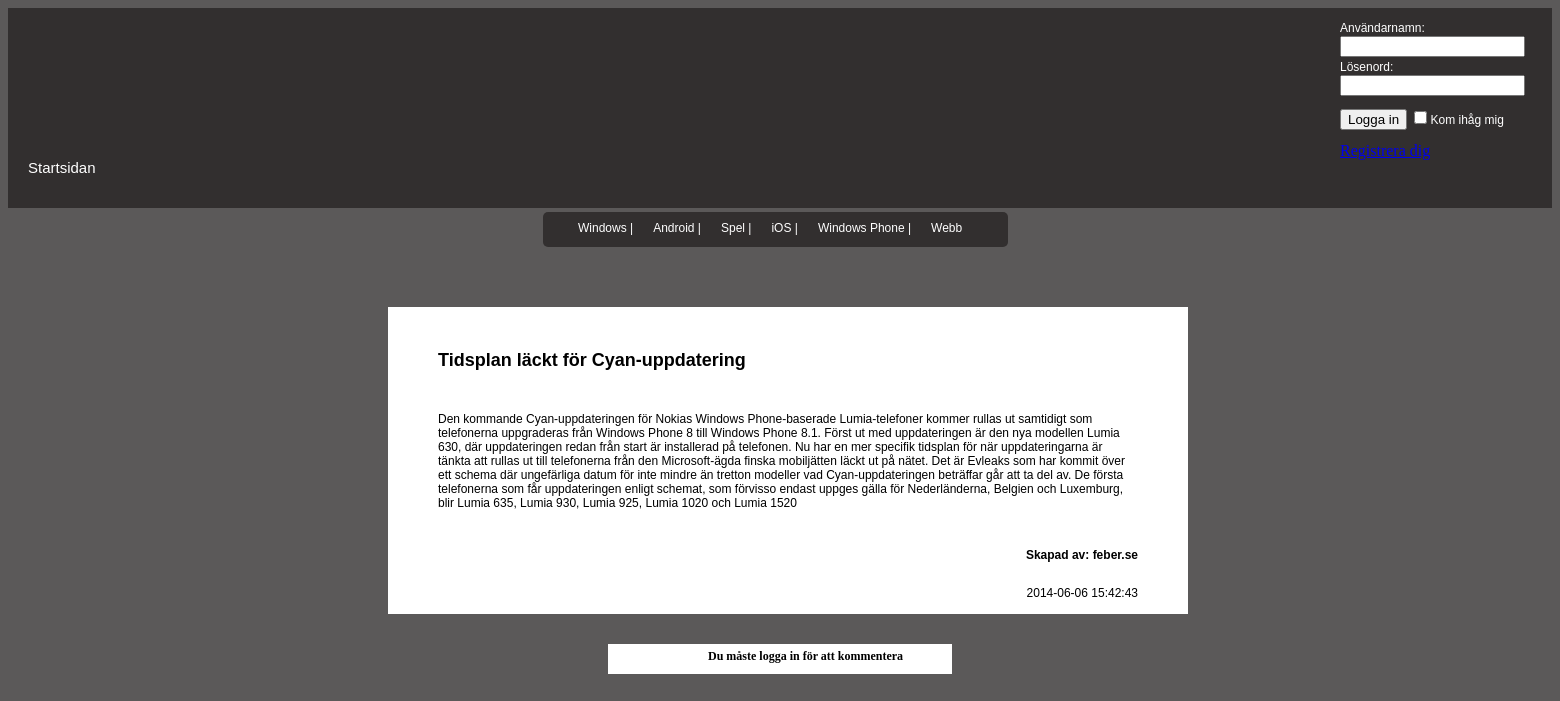
/?Comments&id=42, run on the app's committed database.
### tables this page shows
CREATE TABLE IF NOT EXISTS `posts` (
  `id` int(11) NOT NULL AUTO_INCREMENT,
  `title` varchar(200) NOT NULL,
  `post` text NOT NULL,
  `author` varchar(30) NOT NULL,
  `picture` longblob,
  `date` timestamp NOT NULL DEFAULT CURRENT_TIMESTAMP,
  `category` varchar(50) NOT NULL,
  PRIMARY KEY (`id`),
  KEY `categoryID` (`category`)
);

### Controller/PostsController.php (called while the page is built, shortened)
<?php
require_once 'View/PostsView.php';
require_once 'Model/PostsHandler.php';
class PostsController{
	private $ret = "";
	private $message = "";
	public function DoControll(Database $db){
		$postsHandler = new PostsHandler($db);
		$postsView = new PostsView();
		$loginHandler = new LoginHandler($db);
		$blogposts = $postsHandler->GetPosts();
		if($loginHandler->LoggedInAsAdmin() === true){
				$this->ret = $postsView->CategoryView($blogposts);
				$this->ret .= $postsView->ViewPostsAsAdmin($blogposts);
		}
		else
		{
			$this->ret = $postsView->CategoryView($blogposts);
			$this->ret .= $postsView->ViewPosts($blogposts);
		}
		return $this->ret. $this->message;
	}
}

### Controller/CommentController.php (called while the page is built, shortened)
<?php
require_once 'View/CreateCommentView.php';
require_once 'View/PostsView.php';
require_once 'Model/LoginHandler.php';
require_once 'Model/PostsHandler.php';
class CommentController{
	private $message = "";
	private $commentsPosts ="";
	public function DoControll(Database $db){
		$createCommentView = new CreateCommentView();
		$postsView = new PostsView();
		$loginHandler = new LoginHandler($db);
		$postsHandler = new PostsHandler($db);
		$id = $_GET['id'];
		$blogpost = $postsHandler->GetSpecificPost($id);
		$this->ret = $postsView->CategoryView();
		$this->ret .= $createCommentView->CommentPost($blogpost);
		if($loginHandler->IsLoggedIn() === true){
			$this->ret .= $createCommentView->CreateComment();
		}
		else{
			$this->ret .= $createCommentView->NotLoggedIn();
		}
		return $this->ret .$this->message . $this->commentsPosts;
	}
}

### PostArray.php (called while the page is built, shortened)
<?php
class PostArray{
	private $title;
	private $post;
	private $author;
	private $date;
	public function __construct($id, $title, $post, $author, $date, $category){
		$this->title = $title;
		$this->post = $post;
		$this->author = $author;
		$this->date = $date;
	}
	public function getTitle(){
		return $this->title;
	}
	public function getPost(){
		return $this->post;
	}
	public function getAuthor(){
		return $this->author;
	}
	public function getDate(){
		return $this->date;
	}
}

### Database.php (called while the page is built, shortened)
<?php
class Database{
	private $mysqli = NULL;
	public function Connect(DBConfig $config){
		$this->mysqli = new mysqli($config->host,
							$config->user,
							$config->password,
							$config->db);
				$this->mysqli->set_charset("utf8");
			return TRUE;
		}
	public function Prepare($sql){
		$ret = $this->mysqli->prepare($sql);
		return $ret;
	}
}

### Model/PostsHandler.php (called while the page is built, shortened)
<?php
require_once 'PostArray.php';
class PostsHandler{
	private $db;
	public function __construct(Database $db){
		$this->db = $db;
	}
	public function GetPosts(){
		$sqlQuery = "SELECT id, title, post, author, date, category From posts ORDER BY id DESC";
		$stmt = $this->db->Prepare($sqlQuery);
		$this->db->Execute($stmt);
		$stmt->bind_result($id, $title, $post, $author, $date, $category);
		while ($stmt->fetch()) {
			$blogpost = new PostArray($id, $title, $post, $author, $date, $category);
			$blogposts[] = $blogpost;
		}
		return $blogposts;
	}
	public function GetSpecificPost($id){
		$sqlQuery = "SELECT id, title, post, author, date, category FROM posts WHERE id = ? ORDER BY Id Desc";
		$stmt = $this->db->Prepare($sqlQuery);
		$stmt->bind_param('i', $id);
		$this->db->Execute($stmt);
		if ($stmt->bind_result($id, $title, $post, $author, $date, $category) == FALSE) {
        		throw new \Exception($this->mysqli->error);
        }
		if ($stmt->fetch()) {
           	$ret = new PostArray($id, $title, $post, $author, $date, $category);
        } else {
        	throw new \Exception("Could not find post $id");
        }
        return $ret;
	}
}

### View/PostsView.php (the view, shortened to what this page needs)
<?php
require_once 'Model/PostsHandler.php';
class PostsView{
	private $windows = '?Windows';
	private $android = '?Android';
	private $spel = '?Spel';
	private $ios = '?iOS';
	private $wp = '?WP';
	private $webb = '?Webb';
	public function CategoryView(){
		$ret="
		<div id='categoryMenu'>
			<a href='$this->windows' id='categoryLink'>Windows |</a>
			<a href='$this->android' id='categoryLink'>Android |</a>
			<a href='$this->spel' id='categoryLink'>Spel |</a>
			<a href='$this->ios' id='categoryLink'>iOS |</a>
			<a href='$this->wp' id='categoryLink'>Windows Phone |</a>
			<a href='$this->webb' id='categoryLink'>Webb</a>
		</div>";
		return $ret;
	}
}

### View/CreateCommentView.php (shortened to what this page needs)
<?php
require_once 'Model/CommentsHandler.php';
require_once 'Model/PostsHandler.php';
class CreateCommentView{
	public function CommentPost($blogposts){
		$ret = "";
		$ret .= "<div id='postsview'>
			<div></br><br>
			<h2 id='titlePostsView'>".nl2br($blogposts->getTitle())."</h2></br>
			<p id='postPostsView'>".nl2br($blogposts->getPost())."</p></br>
			<p id='authorPostsView'>Skapad av: ".nl2br($blogposts->getAuthor())."</p></br>
			<p id='datePostsView'>".$blogposts->getDate()."</p></br>
			</div>
			</div>
			</div>
		</div>";
	return $ret;
	}
	public function NotLoggedIn() {
			$ret = "
				<div id='loggInToComment'>
					<p id='commentLoginMessage'>Du måste logga in för att kommentera</p>
				</div>";
			return $ret;
	}
}

### style.css (style rules this page uses)
#body { background-color: #5B5959; }
#categoryMenu { height: 35px; width: 450px; margin-left: 535px; margin-top: 4px; padding-left: 15px; background-color: #322F2F; border-radius:5px 5px 5px 5px; font-size: 10px; }
#categoryLink { float:left; margin-top: 9px; padding-left:20px; color:white; font-family: Trebuchet MS, Helvetica, sans-serif; font-size:12px; text-decoration: none }
#postsview { font-family: Trebuchet MS, Helvetica, sans-serif; font-size: 12px; background-color:white; width:700px; padding-left:50px; padding-right:50px; padding-bottom:50px; margin-left:380px; margin-bottom:30px; margin-top:60px; }
#authorPostsView { font-weight: bold; float: right; }
#datePostsView { float: right; padding-left: 500px; }
#commentLoginMessage { font-size: 12px; font-weight: bold; background-color: white; margin-left: 600px; margin-right: 600px; margin-bottom: 2px; padding-left: 100px; padding-bottom: 10px; padding-top: 5px; }

### data on the page
posts: title "Tidsplan läckt för Cyan-uppdatering", post "Den kommande Cyan-uppdateringen för Nokias Windows Phone-baserade Lumia-telefoner kommer rullas ut samtidigt som telefonerna uppgraderas från Windows Phone 8 till Windows Phone 8.1. Först ut med uppdateringen är den nya modellen Lumia 630, där uppdateringen redan från start är installerad på telefonen. Nu har en mer specifik tidsplan för när uppdateringarna är tänkta att rullas ut till telefonerna från den Microsoft-ägda finska mobiljätten läckt ut på nätet. Det är Evleaks som har kommit över ett schema där ungefärliga datum för inte mindre än tretton modeller vad Cyan-uppdateringen beträffar går att ta del av. De första telefonerna som får uppdateringen enligt schemat, som förvisso endast…", author "feber.se", date "2014-06-06 15:42:43"
